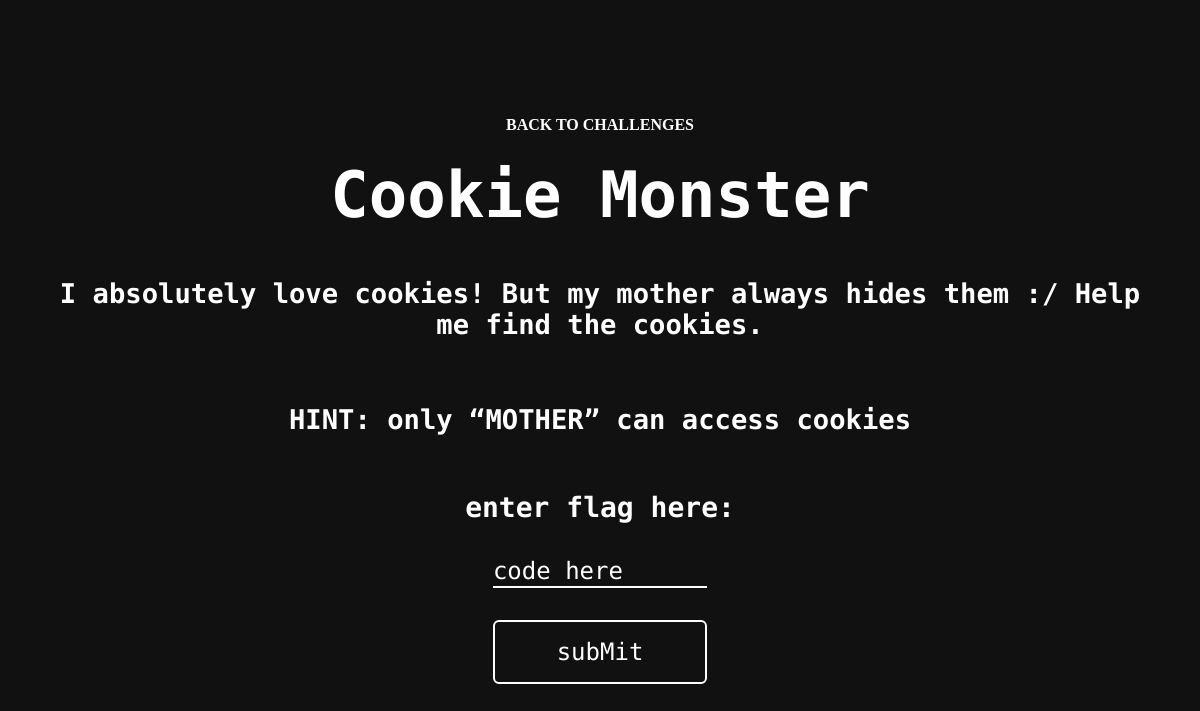
The app's page /cookieMonster/ (signed in) with its own data.
### Main/models.py (models this page shows, shortened)
class Challenges(models.Model):
    title = models.CharField(max_length=255)
    category = models.CharField(max_length=255)
    difficulty = models.CharField(max_length=255)
    points = models.IntegerField()
    description = models.TextField(max_length=1000, default='')
    hint = models.CharField(max_length=255, default='')
    flag = models.CharField(max_length=255, default='DPSS{EMPTY}')
    link = models.CharField(max_length=255, default='dashboard')
    solve_status = models.BooleanField(default=False)

### Main/views.py (the view, shortened to what this page needs)
# urls.py: path('cookieMonster/', views.cookieMonster, name='cookieMonster'),
def cookieMonster(request):
    user = request.user
    if request.method == "GET":
        if not request.user.is_authenticated:
            return redirect('login')
        flag = Challenges.objects.get(title="Cookie Monster").flag
        if not request.COOKIES.get('CookieJar'):
            who = user.username
        else:
            who = request.COOKIES.get("CookieJar")
        context = {"challenge": Challenges.objects.get(title="Cookie Monster"), "code": flag, "who": who}
        to_rend = render(request, "main/challenges/cookie.html", context)
        to_rend.set_cookie("CookieJar", who)
        return to_rend

### Main/templates/main/challenges/cookie.html (shortened to what this page needs)
{% extends "main/layout_challenge.html" %}
{% load static %}

### Main/templates/main/layout_Challenge.html (shortened to what this page needs)
{% load static %}
<!doctype html>
<html lang="en">
<head>
    <link rel="stylesheet" href="{% static 'css/layout.css' %}">
    <link rel="stylesheet" href="{% static 'css/chall.css' %}">
</head>
<body>
  <div class="container">
  <div align="left">
  <a href="{% url 'dashboard' %}" > BACK TO CHALLENGES </a>
  </div>
    <h1 style="font-size:4em">{{challenge.title}}</h1>
      <h1>{{challenge.description}}</h1><br>
      <h1>{{challenge.hint}}</h1>
          <form id="key-form">
              <label for="key">enter flag here:</label>
              <input type="text" name="key" id="key" placeholder="code here" />
              <button type="submit">subMit</button>
          </form>
  </div>
</body>
</html>

### Main/static/css/layout.css (style rules this page uses)
* { box-sizing: border-box; padding: 0; margin: 0; background-color: #111111; }

### Main/static/css/chall.css (style rules this page uses)
body { background-color: #111111; }
body, html { height: 100%; }
* { box-sizing: border-box; }
.container { background-color: #111111; font-weight: bold; position: absolute; top: 50%; left: 50%; transform: translate(-50%, -50%); z-index: 2; width: 80%; padding: 20px; text-align: center; }
h1 { color: white; font-family: "Major Mono Display", monospace; padding: 2%; color: #ffffff; width: 100%; text-align: center; font-size: 1.7em; }
#key { border: 0; background-color: #111111; border-bottom: 2px solid #ffffff; color: #ffffff; height: 4vh; width: 70%; font-family: "Major Mono Display", monospace; font-size: 1.5em; margin-bottom: 2rem; }
#key::placeholder { color: #ffffff; }
label { color: #ffffff; font-family: "Major Mono Display", monospace; margin-top: 3vh; font-size: 1.75em; width: 100%; text-align: center; margin-top: 2rem; margin-bottom: 2rem; }
.container { display: flex; flex-direction: column; height: 100vh; width: 100vw; align-items: center; justify-content: center; }
form { display: flex; flex-direction: column; align-items: center; justify-content: center; }
form button { color: #ffffff; border: none; font-size: 1.5em; border: 2px solid #ffffff; background: linear-gradient(to right, #111111 50%, #ffffff 50%); background-size: 200% 100%; background-position:left bottom; font-family: "Major Mono Display", monospace; width: 70%; padding-top: 1rem; padding-bottom: 1rem; border-radius: 6px; transition:all 1s ease; }
a { color: white; text-decoration: none; display: inline-block; border-radius: 0.4rem; align-items: left; }

### records on screen
Challenges: title "Cookie Monster", description "I absolutely love cookies! But my mother always hides them :/ Help me find the cookies.", hint "HINT: only “MOTHER” can access cookies"
